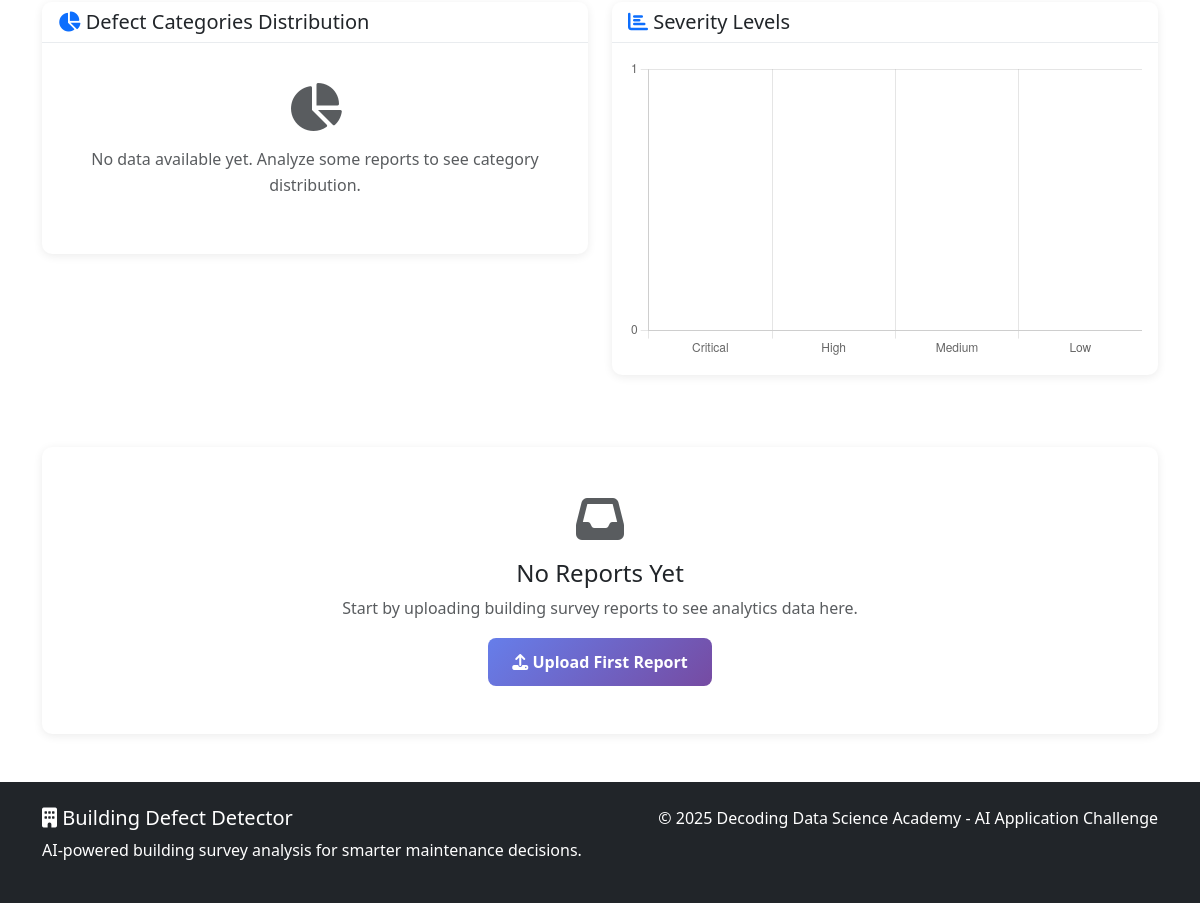
Before: /analytics (lower part) with the older database file.
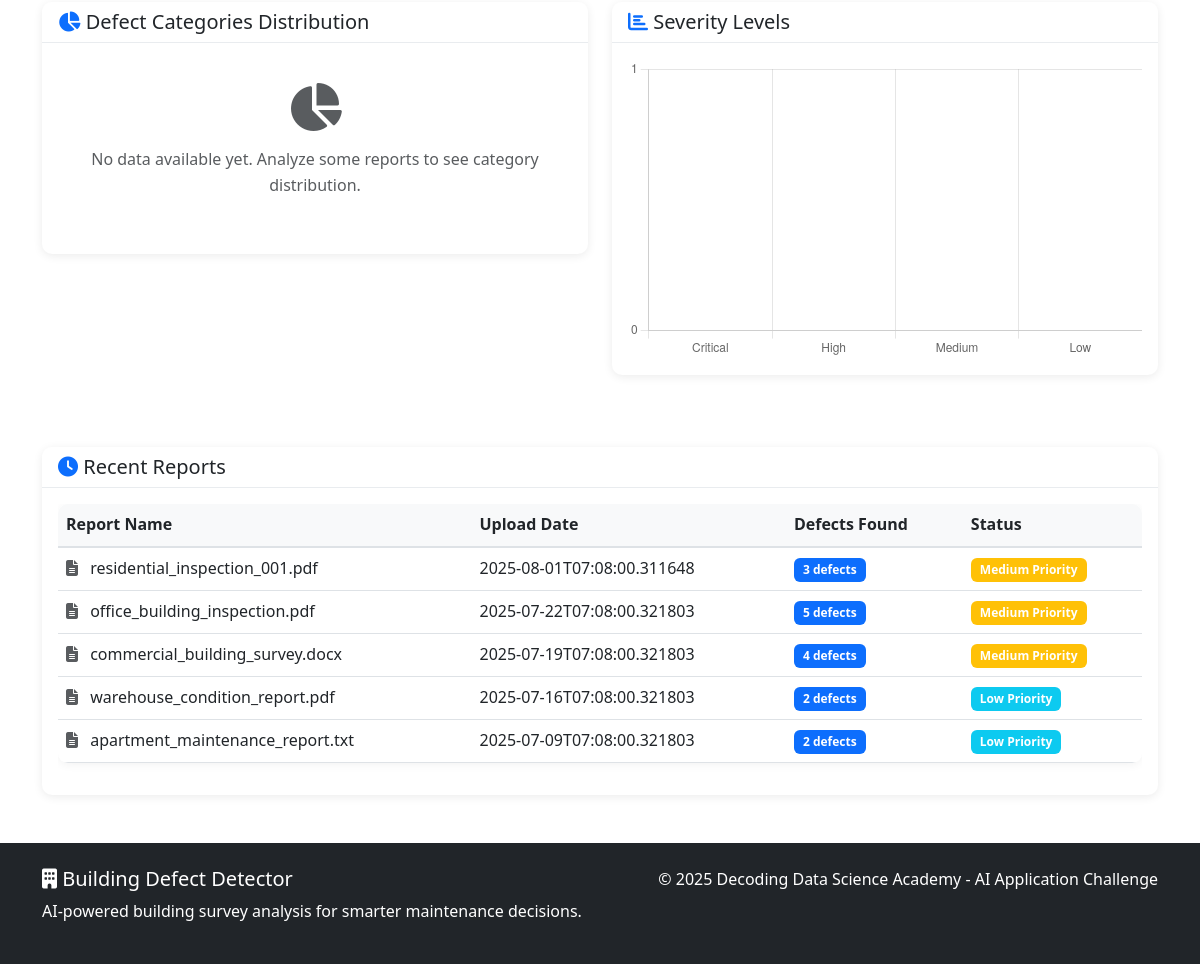
After: the same page with the newer database file.
### tables this page shows
CREATE TABLE reports (
            id INTEGER PRIMARY KEY AUTOINCREMENT,
            filename TEXT NOT NULL,
            upload_date TIMESTAMP DEFAULT CURRENT_TIMESTAMP,
            file_type TEXT,
            total_defects INTEGER,
            analysis_data TEXT
        );

### app.py (the view)
@app.route('/analytics')
def analytics_dashboard():
    conn = sqlite3.connect(DATABASE)
    cursor = conn.cursor()
    cursor.execute('''
        SELECT filename, upload_date, total_defects
        FROM reports
        ORDER BY upload_date DESC
        LIMIT 10
    ''')
    recent_reports = cursor.fetchall()
    conn.close()
    return render_template('analytics.html',
                         analytics=analytics_data,
                         recent_reports=recent_reports)

### templates/analytics.html (shortened to what this page needs)
<!DOCTYPE html>
<html lang="en">
<head>
    <link href="https://cdn.jsdelivr.net/npm/bootstrap@5.3.0/dist/css/bootstrap.min.css" rel="stylesheet">
    <link href="https://cdnjs.cloudflare.com/ajax/libs/font-awesome/6.4.0/css/all.min.css" rel="stylesheet">
    <link href="{{ url_for('static', filename='style.css') }}" rel="stylesheet">
</head>
<body>
    <div class="container my-5">
        <div class="row mb-5">
            <div class="col-lg-6 mb-4">
                <div class="card">
                    <div class="card-header">
                        <h5 class="card-title mb-0">
                            <i class="fas fa-chart-pie text-primary"></i> Defect Categories Distribution
                        </h5>
                    </div>
                    <div class="card-body">
                        {% if analytics.defect_categories %}
                        <canvas id="categoriesChart" height="300"></canvas>
                        {% else %}
                        <div class="text-center py-4">
                            <i class="fas fa-chart-pie fa-3x text-muted mb-3"></i>
                            <p class="text-muted">No data available yet. Analyze some reports to see category distribution.</p>
                        </div>
                        {% endif %}
                    </div>
                </div>
            </div>
            <div class="col-lg-6 mb-4">
                <div class="card">
                    <div class="card-header">
                        <h5 class="card-title mb-0">
                            <i class="fas fa-chart-bar text-primary"></i> Severity Levels
                        </h5>
                    </div>
                    <div class="card-body">
                        <canvas id="severityChart" height="300"></canvas>
                    </div>
                </div>
            </div>
        </div>
        {% if recent_reports %}
        <div class="row">
            <div class="col-12">
                <div class="card">
                    <div class="card-header">
                        <h5 class="card-title mb-0">
                            <i class="fas fa-clock text-primary"></i> Recent Reports
                        </h5>
                    </div>
                    <div class="card-body">
                        <div class="table-responsive">
                            <table class="table table-hover">
                                <thead class="table-light">
                                    <tr>
                                        <th>Report Name</th>
                                        <th>Upload Date</th>
                                        <th>Defects Found</th>
                                        <th>Status</th>
                                    </tr>
                                </thead>
                                <tbody>
                                    {% for report in recent_reports %}
                                    <tr>
                                        <td>
                                            <i class="fas fa-file-alt text-muted me-2"></i>
                                            {{ report[0] }}
                                        </td>
                                        <td>{{ report[1] }}</td>
                                        <td>
                                            <span class="badge bg-primary">{{ report[2] }} defects</span>
                                        </td>
                                        <td>
                                            {% if report[2] > 5 %}
                                                <span class="badge bg-danger">High Priority</span>
                                            {% elif report[2] > 2 %}
                                                <span class="badge bg-warning">Medium Priority</span>
                                            {% elif report[2] > 0 %}
                                                <span class="badge bg-info">Low Priority</span>
                                            {% else %}
                                                <span class="badge bg-success">No Issues</span>
                                            {% endif %}
                                        </td>
                                    </tr>
                                    {% endfor %}
                                </tbody>
                            </table>
                        </div>
                    </div>
                </div>
            </div>
        </div>
        {% else %}
        <div class="row">
            <div class="col-12">
                <div class="card">
                    <div class="card-body text-center py-5">
                        <i class="fas fa-inbox fa-3x text-muted mb-3"></i>
                        <h4>No Reports Yet</h4>
                        <p class="text-muted">Start by uploading building survey reports to see analytics data here.</p>
                        <a href="/" class="btn btn-primary">
                            <i class="fas fa-upload"></i> Upload First Report
                        </a>
                    </div>
                </div>
            </div>
        </div>
        {% endif %}
    </div>
    <footer class="bg-dark text-white py-4 mt-5">
        <div class="container">
            <div class="row">
                <div class="col-md-6">
                    <h5><i class="fas fa-building"></i> Building Defect Detector</h5>
                    <p>AI-powered building survey analysis for smarter maintenance decisions.</p>
                </div>
                <div class="col-md-6 text-md-end">
                    <p>&copy; 2025 Decoding Data Science Academy - AI Application Challenge</p>
                </div>
            </div>
        </div>
    </footer>
</body>
</html>

### static/style.css (style rules this page uses)
:root { --primary-color: #0d6efd; --secondary-color: #6c757d; --success-color: #198754; --danger-color: #dc3545; --warning-color: #ffc107; --info-color: #0dcaf0; --light-color: #f8f9fa; --dark-color: #212529; }
body { font-family: 'Segoe UI', Tahoma, Geneva, Verdana, sans-serif; line-height: 1.6; color: var(--dark-color); }
.table { background: white; border-radius: 10px; overflow: hidden; box-shadow: 0 2px 10px rgba(0, 0, 0, 0.05); }
.table thead th { border-bottom: 2px solid #dee2e6; font-weight: 600; color: var(--dark-color); }
.badge { font-size: 0.75rem; padding: 0.5em 0.75em; }
.card { border: none; box-shadow: 0 2px 10px rgba(0, 0, 0, 0.08); border-radius: 10px; }
.card-header { background: white; border-bottom: 1px solid #e9ecef; border-radius: 10px 10px 0 0 !important; }
canvas { max-height: 400px !important; }
footer { margin-top: auto; }

Changed rows visible on the page:
added reports: filename "residential_inspection_001.pdf", upload_date "2025-08-01T07:08:00.311648", total_defects "3", shows "Medium Priority"
added reports: filename "office_building_inspection.pdf", upload_date "2025-07-22T07:08:00.321803", total_defects "5", shows "Medium Priority"
added reports: filename "commercial_building_survey.docx", upload_date "2025-07-19T07:08:00.321803", total_defects "4", shows "Medium Priority"
added reports: filename "warehouse_condition_report.pdf", upload_date "2025-07-16T07:08:00.321803", total_defects "2", shows "Low Priority"
added reports: filename "apartment_maintenance_report.txt", upload_date "2025-07-09T07:08:00.321803", total_defects "2", shows "Low Priority"
Other visible differences:
text no longer shown: "No Reports Yet Start by uploading building survey reports to see analytics data here. Upload First Report"
text now shown: "Recent Reports Report Name Upload Date Defects Found Status"
